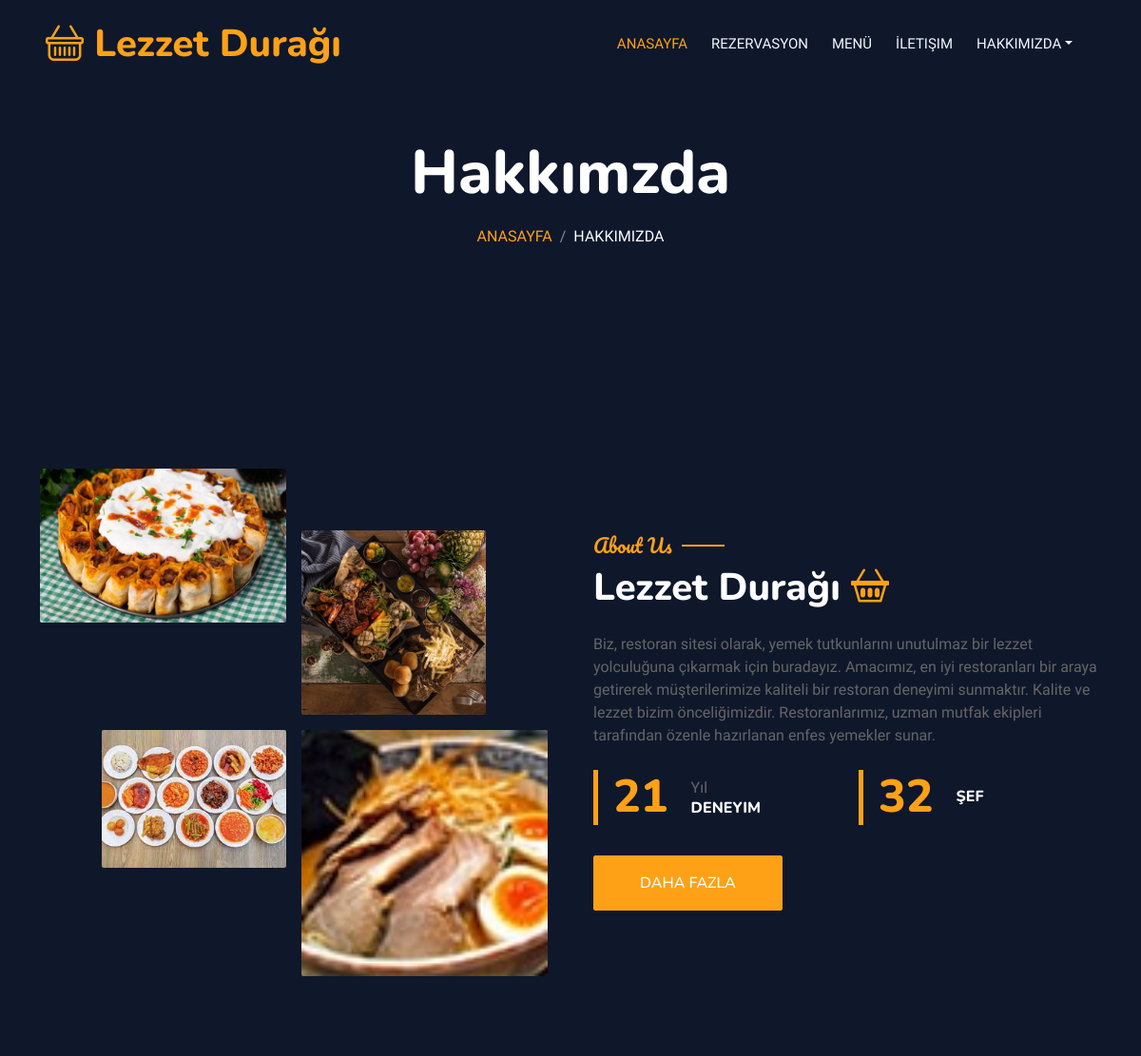
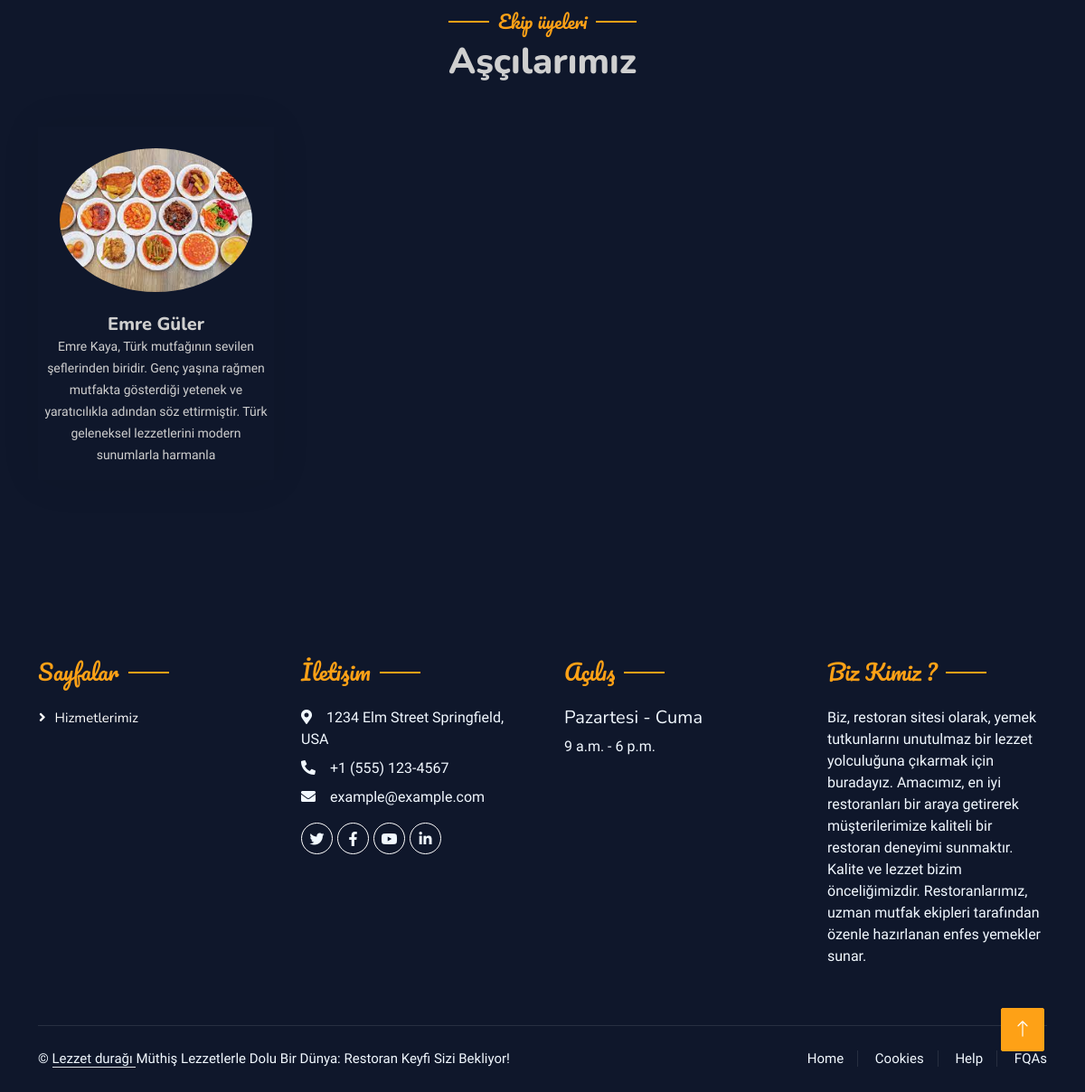
The app's page /hakkimizda with its own data (2 pictures, top to bottom).
### Core/models.py (models this page shows, shortened)
class SiteAyarlari(models.Model):
    WindowTitle = models.CharField(max_length=39, help_text='Site pencere başlığı', default='Restorant', verbose_name='Site pencere başlığı')
    windowIcon = models.ImageField(
        verbose_name='Site pencere iconu',
        upload_to='images/site/%Y/%m/%d',
        blank=True
    )
    navbarTitle = models.CharField(max_length=120, default='', blank=True, verbose_name='navbar başlık')
    navbarIcon = models.CharField(max_length=100, blank=True,null=True, verbose_name='navbar icon')
    title = models.CharField(max_length=100, default='', blank=True, null=True, verbose_name='Slider başlık')
    description = models.CharField(max_length=300, default='', blank=True, verbose_name='slider açıklama')
    title_image = models.ImageField(
        verbose_name='slider resmi',
        upload_to='images/settings/%Y/%m/%d',
        default='static/img/menu-2.jpg',
        blank=True
    )
    date_time = models.DateTimeField(auto_now_add=True, verbose_name="oluşma tarihi")
    footerTitle  = models.CharField(max_length=200, default='', blank=True, verbose_name="Footer Başlık")
    footerDescription = models.CharField(max_length=200, default='', blank=True, verbose_name="Footer açıklama")
    class Meta:
        verbose_name = 'Ayarlar'
        verbose_name_plural = 'Site Ayarları'

class Hakkimizda(models.Model):
    title = models.CharField(max_length=255, default='')
    title_icon = models.CharField(max_length=255, default='', blank=True,null=True)
    description = models.CharField(max_length=350, blank=True, null=True, default='')
    experience  = models.IntegerField(default=1, blank=True, null=True)
    olusturulma_tarihi = models.DateTimeField(auto_now_add=True)
    chef = models.IntegerField(default=2, verbose_name="Şef sayısı")
    start1 = models.ImageField(
        verbose_name='İlk 1',
        upload_to='images/about/%Y/%m/%d',
        default='static/img/menu-1.jpg',
        blank=True
    )
    start2 = models.ImageField(
        verbose_name='ilk 2',
        upload_to='images/about/%Y/%m/%d',
        default='static/img/menu-1.jpg',
        blank=True
    )
    end1 = models.ImageField(
        verbose_name='Son 1',
        upload_to='images/about/%Y/%m/%d',
        default='static/img/menu-1.jpg',
        blank=True
    )
    end2 = models.ImageField(
        verbose_name='Son 2',
        upload_to='images/about/%Y/%m/%d',
        default='static/img/menu-1.jpg',
        blank=True
    )
    icon = models.CharField(
        verbose_name="Hakkımızda iconu",
        max_length=100,
        default="",
        blank=True,
        null=True
    )
    def __str__(self):
        return self.description
    class Meta:
        verbose_name = 'Hakkımızda'
        verbose_name_plural = 'Hakkımızda'

class EkipModel(models.Model):
    adi = models.CharField(max_length=100, default='')
    soyadi = models.CharField(max_length=100, default='')
    aciklama = models.CharField(max_length=200, default='', blank=True, null=True)
    oluşturulma_tarihi = models.DateTimeField(auto_now_add=True)
    guncelleme_tarihi = models.DateTimeField(auto_now=True)
    image = models.ImageField(
        verbose_name='kullanici',
        upload_to='images/team/%Y/%m/%d',
        default='static/img/user.jpg',
        blank=True
    )
    twitter = models.URLField(blank=True, null=True)
    facebook = models.URLField(blank=True, null=True)
    instagram = models.URLField(blank=True, null=True)
    linkedin = models.URLField(blank=True, null=True)
    class Meta:
        verbose_name = 'Ekip'
        verbose_name_plural = 'Ekip Üyeleri'

class SayfaModelleri(models.Model):
    title = models.CharField(max_length=100, verbose_name="Sayfa ismi")
    link = models.URLField()
    class Meta:
        verbose_name = 'Sayfalar'
        verbose_name_plural = 'Sayfalar'

class Siteİletisim(models.Model):
    twitter = models.URLField(blank=True, null=True)
    facebook = models.URLField(blank=True, null=True)
    instagram = models.URLField(blank=True, null=True)
    linkedin = models.URLField(blank=True, null=True)
    youtube = models.URLField(blank=True, null=True)
    adres = models.CharField(max_length=120, default='' ,blank=True, null=True)
    telefon = models.CharField(max_length=20, default='', blank=True, null=True)
    email = models.EmailField(max_length=100, default='',blank=True, null=True)
    oluşturulma_tarihi = models.DateTimeField(auto_now_add=True)
    class Meta:
        verbose_name = 'İletişim '
        verbose_name_plural = 'Site iletişim'

class HizmetGünleri(models.Model):
    openDate = models.CharField(max_length=210, verbose_name='Açılış günü', help_text="Restorantın açılış günü")
    closeDate = models.CharField(max_length=210, verbose_name='Kapanış günü', help_text="Restorantın kapanış günü")
    timeOpen = models.TimeField(blank=True, verbose_name='Açılış saati', help_text="Kapanış saati")
    timeClose = models.TimeField(blank=True, verbose_name='Kapanış saati', help_text="Açılış saati")
    class Meta:
        verbose_name = 'Hizmet Günleri'
        verbose_name_plural = 'Hizmet Günleri'

### Core/views.py (the view)
def about(request) -> HttpResponse:
    return render(request=request, template_name="about.html")

### Core/template/about.html
{% extends 'base.html' %}
{% block about %}
<div class="container-xxl py-5 bg-dark hero-header mb-5">
    <div class="container text-center my-5 pt-5 pb-4">
        <h1 class="display-3 text-white mb-3 animated slideInDown">Hakkımzda</h1>
        <nav aria-label="breadcrumb">
            <ol class="breadcrumb justify-content-center text-uppercase">
                <li class="breadcrumb-item"><a href="{% url 'index' %}">Anasayfa</a></li>
                <li class="breadcrumb-item text-white active" aria-current="page">Hakkımızda</li>
            </ol>
        </nav>
    </div>
</div>
    {% include 'partials/_about.html' %}
{% endblock about %}
{% block team %}
    {% include 'partials/_chefs.html' %}
{% endblock team %}

### Core/template/base.html (shortened to what this page needs)
<!DOCTYPE html>
{% load static %}
<html lang="en">
<head>
  {% include 'partials/_head.html' %}
</head>
<body>
    <div class="container-xxl bg-dark p-0">
        <div class="container-xxl position-relative p-0">
            {% include 'partials/_navbar.html' %}
        {% block about %}
        {% endblock about %}
        {% block team %}
        {% endblock team %}
        {% include 'partials/_footer.html' %}
        <a href="#" class="btn btn-lg btn-primary btn-lg-square back-to-top"><i class="bi bi-arrow-up"></i></a>
    </div>
</body>
</html>

### Core/template/partials/_head.html (shortened to what this page needs)
{% load static %}
<link href="https://cdnjs.cloudflare.com/ajax/libs/font-awesome/5.10.0/css/all.min.css" rel="stylesheet">
<link href="https://cdn.jsdelivr.net/npm/bootstrap-icons@1.4.1/font/bootstrap-icons.css" rel="stylesheet">
<link href="{% static 'lib/animate/animate.min.css' %}" rel="stylesheet">
<link href="{% static 'lib/owlcarousel/assets/owl.carousel.min.css' %}" rel="stylesheet">
<link href="{% static 'lib/tempusdominus/css/tempusdominus-bootstrap-4.min.css' %}" rel="stylesheet" />
<link href="{% static 'css/bootstrap.min.css' %}" rel="stylesheet">
<link href="{% static 'css/style.css' %}" rel="stylesheet">

### Core/template/partials/_navbar.html (shortened to what this page needs)
{% load static %}
<nav class="navbar navbar-expand-lg navbar-dark bg-dark px-4 px-lg-5 py-3 py-lg-0">
    <a href="{% url 'index' %}" class="navbar-brand p-0">
        <h1 class="text-primary m-0"><i class="{{settings.navbarIcon}} "></i> {{settings.navbarTitle}}</h1>
    </a>
    <div class="collapse navbar-collapse" id="navbarCollapse">
        <div class="navbar-nav ms-auto py-0 pe-4">
            <a href="{% url 'index' %}" class="nav-item nav-link active">Anasayfa</a>
            <a href="{% url 'reservation' %}" class="nav-item nav-link">Rezervasyon</a>
            <a href="{% url 'menü' %}" class="nav-item nav-link">Menü</a>
            <a href="{% url 'contact' %}" class="nav-item nav-link">İletişim</a>
            <div class="nav-item dropdown">
                <a href="#" class="nav-link dropdown-toggle" data-bs-toggle="dropdown">Hakkımızda</a>
            </div>
        </div>
    </div>
</nav>

### Core/template/partials/_about.html
{% load static %}
<div class="container-xxl py-5">
    <div class="container">
        <div class="row g-5 align-items-center">
            <div class="col-lg-6">
                <div class="row g-3">
                    <div class="col-6 text-start">
                        <img class="img-fluid rounded w-100 wow zoomIn" data-wow-delay="0.1s" src="{{about.start1.url}}">
                    </div>
                    <div class="col-6 text-start">
                        <img class="img-fluid rounded w-75 wow zoomIn" data-wow-delay="0.3s" src="{{about.start2.url}}" style="margin-top: 25%;">
                    </div>
                    <div class="col-6 text-end">
                        <img class="img-fluid rounded w-75 wow zoomIn" data-wow-delay="0.5s" src="{{about.end1.url}}">
                    </div>
                    <div class="col-6 text-end">
                        <img class="img-fluid rounded w-100 wow zoomIn" data-wow-delay="0.7s" src="{{about.end2.url}}">
                    </div>
                </div>
            </div>
            <div class="col-lg-6">
                <h5 class="section-title ff-secondary text-start text-primary fw-normal ">About Us</h5>
                <h1 class="mb-4" style="color:white;">{{about.title}} <i class="{{about.title_icon}} text-primary me-2"></i></h1>
                <p class="mb-4">{{about.description}}</p>
                <div class="row g-4 mb-4">
                    <div class="col-sm-6">
                        <div class="d-flex align-items-center border-start border-5 border-primary px-3">
                            <h1 class="flex-shrink-0 display-5 text-primary mb-0" data-toggle="counter-up">{{about.experience}}</h1>
                            <div class="ps-4">
                                <p class="mb-0">Yıl</p>
                                <h6 class="text-uppercase mb-0" style="color:white;">Deneyim</h6>
                            </div>
                        </div>
                    </div>
                    <div class="col-sm-6">
                        <div class="d-flex align-items-center border-start border-5 border-primary px-3">
                            <h1 class="flex-shrink-0 display-5 text-primary mb-0" data-toggle="counter-up">{{about.chef}}</h1>
                            <div class="ps-4">
                                <h6 class="text-uppercase mb-0" style="color:white">Şef</h6>
                            </div>
                        </div>
                    </div>
                </div>
                <a class="btn btn-primary py-3 px-5 mt-2" href="{% url 'about' %}">Daha fazla</a>
            </div>
        </div>
    </div>
</div>

### Core/template/partials/_chefs.html (shortened to what this page needs)
{% load static %}
<div class="container-xxl pt-5 pb-3">
    <div class="container">
        <div class="text-center wow fadeInUp" data-wow-delay="0.1s">
            <h5 class="section-title ff-secondary text-center text-primary fw-normal">Ekip üyeleri</h5>
            <h1 class="mb-5" style="color:#cfcfcf;">Aşçılarımız</h1>
        </div>
        <div class="row g-4">
            {% for item in teamMembers %}
                <div class="col-lg-3 col-md-6 wow fadeInUp" data-wow-delay="0.1s">
                    <div class="team-item text-center rounded overflow-hidden">
                        <div class="rounded-circle overflow-hidden m-4">
                            <img class="img-fluid" src="{{item.image.url}}" alt="">
                        </div>
                        <h5 class="mb-0" style="color:#cfcfcf;">{{item.adi}} {{item.soyadi}}</h5>
                        <small style="color:#cfcfcf;">{{item.aciklama}}</small>
                    </div>
                </div>
            {% endfor %}
        </div>
    </div>
</div>

### Core/template/partials/_footer.html
{% load static %}
<div class="container-fluid bg-dark text-light footer pt-5 mt-5 wow fadeIn" data-wow-delay="0.1s">
    <div class="container py-5">
        <div class="row g-5">
            {% include "partials/_company.html" %}
            {% include "partials/_contact.html" %}
            {% include "partials/_opening.html" %}
            <div class="col-lg-3 col-md-6">
                <h4 class="section-title ff-secondary text-start text-primary fw-normal mb-4">Biz Kimiz ?</h4>
                <p>{{about}}</p>
            </div>
        </div>
    </div>
    <div class="container">
        <div class="copyright">
            <div class="row">
               {% include 'partials/_footerdesc.html' %}
                <div class="col-md-6 text-center text-md-end">
                    <div class="footer-menu">
                        <a href="">Home</a>
                        <a href="">Cookies</a>
                        <a href="">Help</a>
                        <a href="">FQAs</a>
                    </div>
                </div>
            </div>
        </div>
    </div>
</div>

### Core/template/partials/_company.html
{% load static %}
<div class="col-lg-3 col-md-6">
    <h4 class="section-title ff-secondary text-start text-primary fw-normal mb-4">Sayfalar</h4>
    {% for item in page %}
    <a class="btn btn-link" href="{{item.link}}">{{item.title}}</a>
    {% endfor %}
</div>

### Core/template/partials/_contact.html
<div class="col-lg-3 col-md-6">
    <h4 class="section-title ff-secondary text-start text-primary fw-normal mb-4">İletişim</h4>
    <p class="mb-2"><i class="fa fa-map-marker-alt me-3"></i>{{contact.adres}}</p>
    <p class="mb-2"><i class="fa fa-phone-alt me-3"></i>{{contact.telefon}}</p>
    <p class="mb-2"><i class="fa fa-envelope me-3"></i>{{contact.email}} </p>
    <div class="d-flex pt-2">
        <a class="btn btn-outline-light btn-social" href="{{contact.twitter}}"><i class="fab fa-twitter"></i></a>
        <a class="btn btn-outline-light btn-social" href="{{contact.facebook}}"><i class="fab fa-facebook-f"></i></a>
        <a class="btn btn-outline-light btn-social" href="{{contact.youtube}}"><i class="fab fa-youtube"></i></a>
        <a class="btn btn-outline-light btn-social" href="{{contact.linkedin}}"><i class="fab fa-linkedin-in"></i></a>
    </div>
</div>

### Core/template/partials/_opening.html
<div class="col-lg-3 col-md-6">
    <h4 class="section-title ff-secondary text-start text-primary fw-normal mb-4">Açılış</h4>
    <h5 class="text-light fw-normal">{{hizmet.openDate}} - {{hizmet.closeDate}}</h5>
    <p>{{hizmet.timeOpen}} - {{hizmet.timeClose}}</p>
</div>

### Core/template/partials/_footerdesc.html
<div class="col-md-6 text-center text-md-start mb-3 mb-md-0">
    &copy;
    <a class="border-bottom" href="{% url 'index' %}">
        {{settings.footerTitle}}
    </a>
    {{settings.footerDescription}}
</div>

### records on screen
SiteAyarlari: navbarTitle "Lezzet Durağı", footerTitle "Lezzet durağı", footerDescription "Müthiş Lezzetlerle Dolu Bir Dünya: Restoran Keyfi Sizi Bekliyor!"
Hakkimizda: start1 (picture), start2 (picture), end1 (picture), end2 (picture), title "Lezzet Durağı", description "Biz, restoran sitesi olarak, yemek tutkunlarını unutulmaz bir lezzet yolculuğuna çıkarmak için buradayız. Amacımız, en iyi restoranları bir araya getirerek müşterilerimize kaliteli bir restoran deneyimi sunmaktır. Kalite ve lezzet bizim önceliğimizdir. Restoranlarımız, uzman mutfak ekipleri tarafından özenle hazırlanan enfes yemekler sunar.", experience "21", chef "32"
EkipModel: image (picture), adi "Emre", soyadi "Güler", aciklama "Emre Kaya, Türk mutfağının sevilen şeflerinden biridir. Genç yaşına rağmen mutfakta gösterdiği yetenek ve yaratıcılıkla adından söz ettirmiştir. Türk geleneksel lezzetlerini modern sunumlarla harmanla"
SayfaModelleri: title "Hizmetlerimiz"
Siteİletisim: adres "1234 Elm Street Springfield, USA", telefon "+1 (555) 123-4567", email "example@example.com"
HizmetGünleri: openDate "Pazartesi", closeDate "Cuma", timeOpen "9 a.m.", timeClose "6 p.m."
